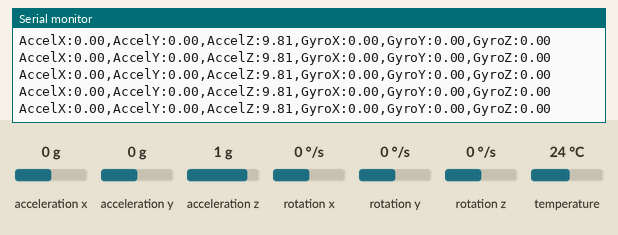
A sketch run on a simulated Arduino Uno, built with avr-gcc and run on an emulated ATmega328P. Shown: the last lines printed to the serial monitor. The test bench sets the inputs (shaded band); at power-on: acceleration x 0 g, acceleration y 0 g, acceleration z 1 g, rotation x 0 °/s, rotation y 0 °/s, rotation z 0 °/s, temperature 24 °C.

Above: at 1.2 s.
1.3 s: acceleration x set to 0.8 g
At 2.2 s:
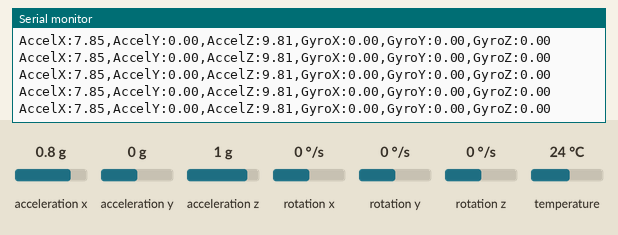
4.3 s: acceleration y set to -1.4 g
At 5.2 s:
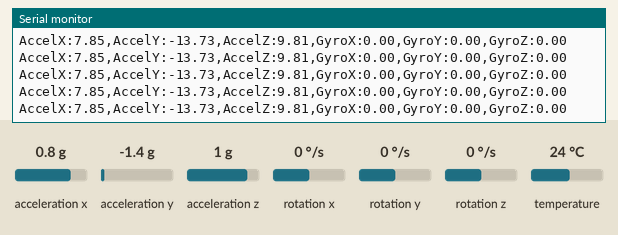
5.8 s: acceleration y set to -0.8 g
At 6.9 s:
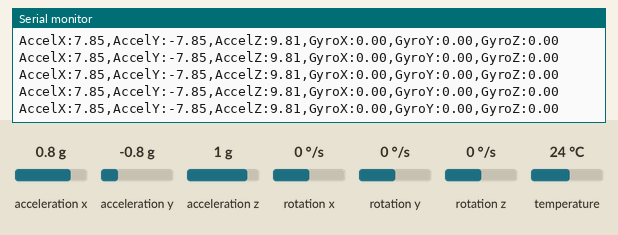
8.8 s: acceleration y set to 1.4 g
At 9.8 s:
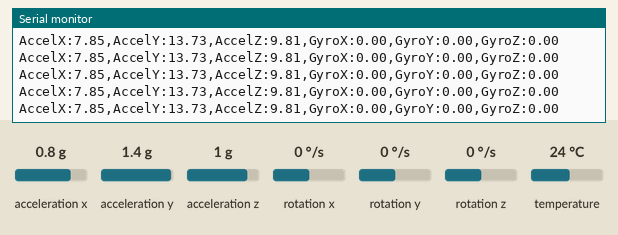
11.8 s: acceleration z set to -1.4 g
At 12.3 s:
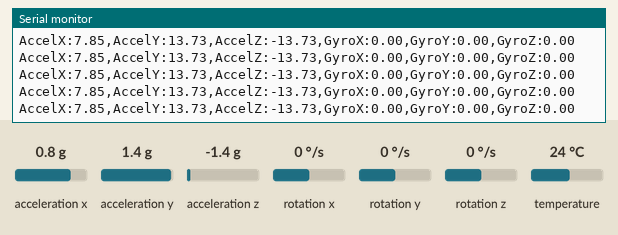
14.8 s: acceleration x set to -1.4 g
At 15.5 s:
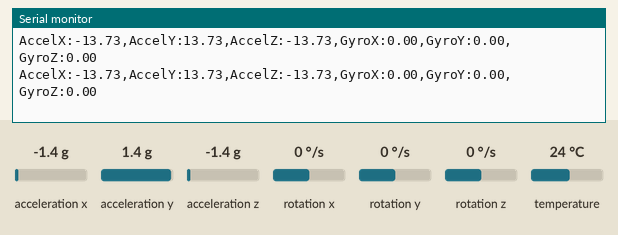
Timing chart, 0 to 17.8 s (numbered marks = the images above; inputs shaded):
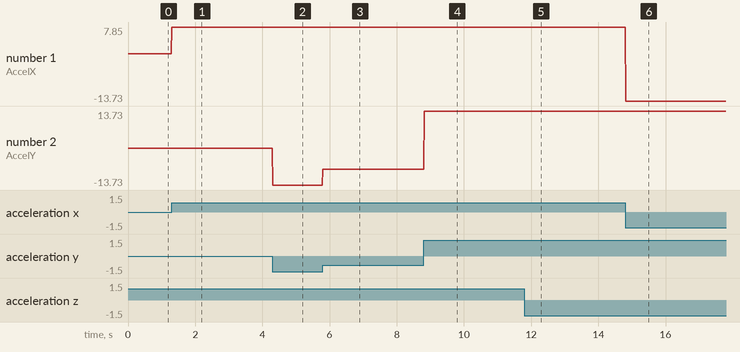

The sketch:

a-base-sensor-plotter.ino
```cpp
// ─────────────────────────────────────────────
// 04 · Sensor MPU6050 + Serial Plotter
// ─────────────────────────────────────────────
// Biblioteca necessária: Adafruit MPU6050
// Instalar em: Tools → Manage Libraries → buscar "Adafruit MPU6050"
//
// Abra: Tools → Serial Plotter para ver o gráfico em tempo real.

#include <Adafruit_MPU6050.h>
#include <Adafruit_Sensor.h>
#include <Wire.h>

Adafruit_MPU6050 mpu;

void setup() {
  Serial.begin(115200);

  if (!mpu.begin()) {
    Serial.println("Sensor MPU6050 não encontrado!");
    while (1);
  }

  mpu.setAccelerometerRange(MPU6050_RANGE_8_G);
  mpu.setGyroRange(MPU6050_RANGE_500_DEG);
  mpu.setFilterBandwidth(MPU6050_BAND_21_HZ);
}

void loop() {
  sensors_event_t a, g, temp;
  mpu.getEvent(&a, &g, &temp);

  // Formato com rótulos — o Serial Plotter mostra cada linha como uma curva separada
  Serial.print("AccelX:"); Serial.print(a.acceleration.x);
  Serial.print(",AccelY:"); Serial.print(a.acceleration.y);
  Serial.print(",AccelZ:"); Serial.print(a.acceleration.z);
  Serial.print(",GyroX:"); Serial.print(g.gyro.x);
  Serial.print(",GyroY:"); Serial.print(g.gyro.y);
  Serial.print(",GyroZ:"); Serial.println(g.gyro.z);

  delay(10);
}

// ─────────────────────────────────────────────
// DESAFIO: segure o sensor e mova o corpo.
// Identifique qual dado (AccelX, AccelY, AccelZ,
// GyroX, GyroY, GyroZ) corresponde a qual movimento.
// ─────────────────────────────────────────────
```

Measured:
- after the input at 1.3 s, the serial monitor: prints a new line at once (image 1)
- after the input at 4.3 s, the serial monitor: prints a new line at once (image 2)
- after the input at 5.8 s, the serial monitor: prints a new line at once (image 3)
- after the input at 8.8 s, the serial monitor: prints a new line at once (image 4)
- after the input at 11.8 s, the serial monitor: prints a new line at once (image 5)
- after the input at 14.8 s, the serial monitor: prints a new line at once (image 6)
- plotted number 1: 0 → 7.85 after the input at 1.3 s
- plotted number 2: 0 → -13.73 after the input at 4.3 s, -13.73 → -7.85 after the input at 5.8 s, -7.85 → 13.73 after the input at 8.8 s
